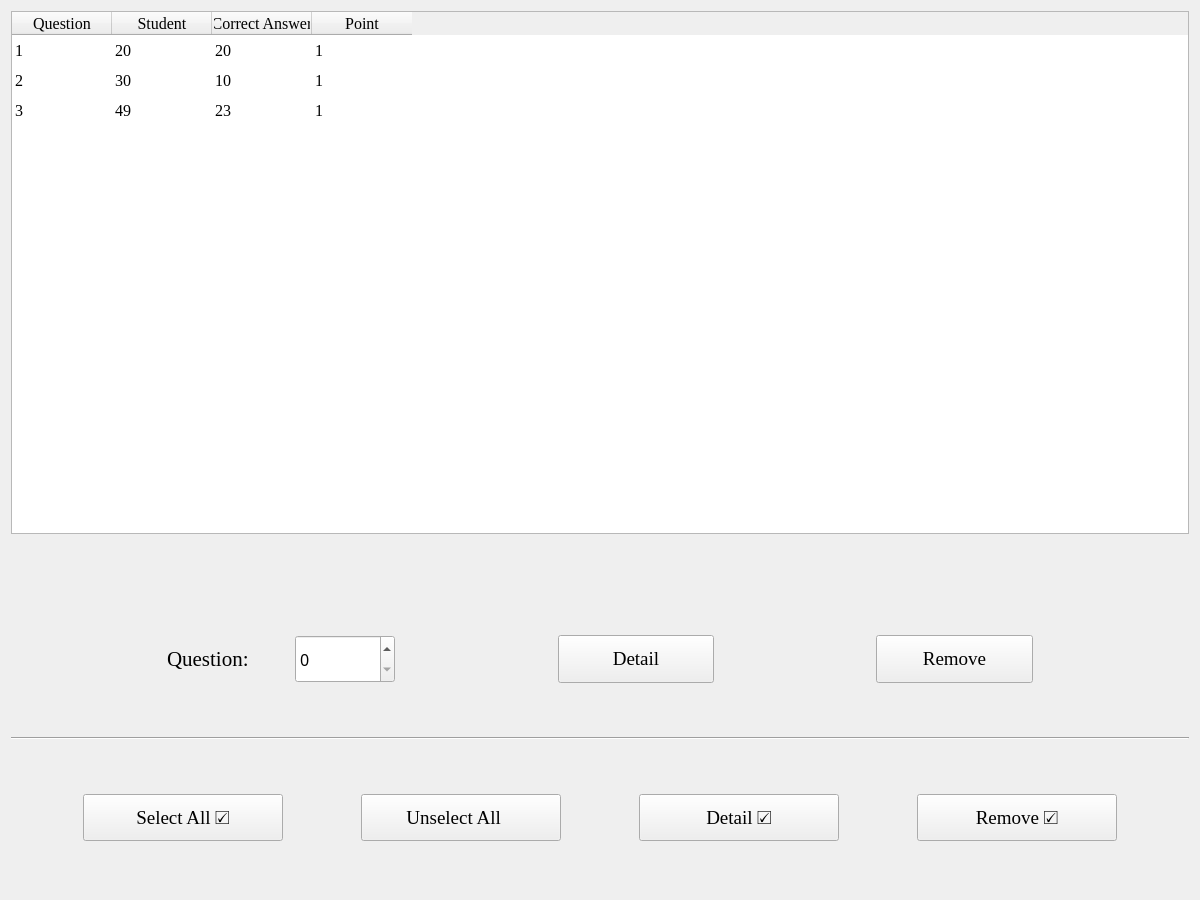
<?xml version="1.0" encoding="UTF-8"?>
<ui version="4.0">
 <class>Form</class>
 <widget class="QWidget" name="Form">
  <property name="geometry">
   <rect>
    <x>0</x>
    <y>0</y>
    <width>1200</width>
    <height>900</height>
   </rect>
  </property>
  <property name="windowTitle">
   <string>Form</string>
  </property>
  <layout class="QVBoxLayout" name="verticalLayout_2" stretch="3,2">
   <item>
    <widget class="QTableWidget" name="tableWidget">
     <property name="font">
      <font>
       <family>Times New Roman</family>
       <pointsize>12</pointsize>
      </font>
     </property>
     <property name="cursor" stdset="0">
      <cursorShape>PointingHandCursor</cursorShape>
     </property>
     <property name="editTriggers">
      <set>QAbstractItemView::NoEditTriggers</set>
     </property>
     <property name="selectionBehavior">
      <enum>QAbstractItemView::SelectRows</enum>
     </property>
     <property name="showGrid">
      <bool>false</bool>
     </property>
     <attribute name="horizontalHeaderVisible">
      <bool>true</bool>
     </attribute>
     <attribute name="horizontalHeaderCascadingSectionResizes">
      <bool>false</bool>
     </attribute>
     <attribute name="verticalHeaderVisible">
      <bool>false</bool>
     </attribute>
     <attribute name="verticalHeaderCascadingSectionResizes">
      <bool>false</bool>
     </attribute>
     <row>
      <property name="text">
       <string/>
      </property>
      <property name="textAlignment">
       <set>AlignCenter</set>
      </property>
     </row>
     <row>
      <property name="text">
       <string/>
      </property>
      <property name="textAlignment">
       <set>AlignCenter</set>
      </property>
     </row>
     <row>
      <property name="text">
       <string/>
      </property>
      <property name="textAlignment">
       <set>AlignCenter</set>
      </property>
     </row>
     <column>
      <property name="text">
       <string>Question</string>
      </property>
      <property name="textAlignment">
       <set>AlignCenter</set>
      </property>
     </column>
     <column>
      <property name="text">
       <string>Student</string>
      </property>
      <property name="textAlignment">
       <set>AlignCenter</set>
      </property>
     </column>
     <column>
      <property name="text">
       <string>Correct Answer</string>
      </property>
      <property name="textAlignment">
       <set>AlignCenter</set>
      </property>
     </column>
     <column>
      <property name="text">
       <string>Point</string>
      </property>
      <property name="textAlignment">
       <set>AlignCenter</set>
      </property>
     </column>
     <item row="0" column="0">
      <property name="text">
       <string>1</string>
      </property>
     </item>
     <item row="0" column="1">
      <property name="text">
       <string>20</string>
      </property>
     </item>
     <item row="0" column="2">
      <property name="text">
       <string>20</string>
      </property>
     </item>
     <item row="0" column="3">
      <property name="text">
       <string>1</string>
      </property>
     </item>
     <item row="1" column="0">
      <property name="text">
       <string>2</string>
      </property>
     </item>
     <item row="1" column="1">
      <property name="text">
       <string>30</string>
      </property>
     </item>
     <item row="1" column="2">
      <property name="text">
       <string>10</string>
      </property>
     </item>
     <item row="1" column="3">
      <property name="text">
       <string>1</string>
      </property>
     </item>
     <item row="2" column="0">
      <property name="text">
       <string>3</string>
      </property>
     </item>
     <item row="2" column="1">
      <property name="text">
       <string>49</string>
      </property>
     </item>
     <item row="2" column="2">
      <property name="text">
       <string>23</string>
      </property>
     </item>
     <item row="2" column="3">
      <property name="text">
       <string>1</string>
      </property>
     </item>
    </widget>
   </item>
   <item>
    <layout class="QVBoxLayout" name="verticalLayout">
     <item>
      <spacer name="verticalSpacer_5">
       <property name="orientation">
        <enum>Qt::Vertical</enum>
       </property>
       <property name="sizeHint" stdset="0">
        <size>
         <width>20</width>
         <height>40</height>
        </size>
       </property>
      </spacer>
     </item>
     <item>
      <spacer name="verticalSpacer_3">
       <property name="orientation">
        <enum>Qt::Vertical</enum>
       </property>
       <property name="sizeHint" stdset="0">
        <size>
         <width>20</width>
         <height>40</height>
        </size>
       </property>
      </spacer>
     </item>
     <item>
      <layout class="QHBoxLayout" name="horizontalLayout">
       <item>
        <spacer name="horizontalSpacer_4">
         <property name="orientation">
          <enum>Qt::Horizontal</enum>
         </property>
         <property name="sizeHint" stdset="0">
          <size>
           <width>40</width>
           <height>20</height>
          </size>
         </property>
        </spacer>
       </item>
       <item>
        <widget class="QLabel" name="label">
         <property name="sizePolicy">
          <sizepolicy hsizetype="Fixed" vsizetype="Preferred">
           <horstretch>0</horstretch>
           <verstretch>0</verstretch>
          </sizepolicy>
         </property>
         <property name="font">
          <font>
           <family>Times New Roman</family>
           <pointsize>16</pointsize>
          </font>
         </property>
         <property name="text">
          <string>Question:</string>
         </property>
        </widget>
       </item>
       <item>
        <spacer name="horizontalSpacer_3">
         <property name="orientation">
          <enum>Qt::Horizontal</enum>
         </property>
         <property name="sizeType">
          <enum>QSizePolicy::Fixed</enum>
         </property>
         <property name="sizeHint" stdset="0">
          <size>
           <width>40</width>
           <height>20</height>
          </size>
         </property>
        </spacer>
       </item>
       <item>
        <widget class="QSpinBox" name="spinBox">
         <property name="sizePolicy">
          <sizepolicy hsizetype="Expanding" vsizetype="Expanding">
           <horstretch>0</horstretch>
           <verstretch>0</verstretch>
          </sizepolicy>
         </property>
         <property name="minimumSize">
          <size>
           <width>50</width>
           <height>40</height>
          </size>
         </property>
         <property name="maximumSize">
          <size>
           <width>100</width>
           <height>50</height>
          </size>
         </property>
         <property name="font">
          <font>
           <family>SimSun-ExtB</family>
           <pointsize>12</pointsize>
          </font>
         </property>
         <property name="maximum">
          <number>999</number>
         </property>
        </widget>
       </item>
       <item>
        <spacer name="horizontalSpacer_2">
         <property name="orientation">
          <enum>Qt::Horizontal</enum>
         </property>
         <property name="sizeHint" stdset="0">
          <size>
           <width>40</width>
           <height>20</height>
          </size>
         </property>
        </spacer>
       </item>
       <item>
        <widget class="QPushButton" name="pushButton_2">
         <property name="sizePolicy">
          <sizepolicy hsizetype="Expanding" vsizetype="Expanding">
           <horstretch>0</horstretch>
           <verstretch>0</verstretch>
          </sizepolicy>
         </property>
         <property name="minimumSize">
          <size>
           <width>150</width>
           <height>40</height>
          </size>
         </property>
         <property name="maximumSize">
          <size>
           <width>400</width>
           <height>100</height>
          </size>
         </property>
         <property name="font">
          <font>
           <family>Times New Roman</family>
           <pointsize>14</pointsize>
          </font>
         </property>
         <property name="cursor">
          <cursorShape>PointingHandCursor</cursorShape>
         </property>
         <property name="text">
          <string>Detail</string>
         </property>
        </widget>
       </item>
       <item>
        <spacer name="horizontalSpacer">
         <property name="orientation">
          <enum>Qt::Horizontal</enum>
         </property>
         <property name="sizeHint" stdset="0">
          <size>
           <width>40</width>
           <height>20</height>
          </size>
         </property>
        </spacer>
       </item>
       <item>
        <widget class="QPushButton" name="pushButton_3">
         <property name="sizePolicy">
          <sizepolicy hsizetype="Expanding" vsizetype="Expanding">
           <horstretch>0</horstretch>
           <verstretch>0</verstretch>
          </sizepolicy>
         </property>
         <property name="minimumSize">
          <size>
           <width>150</width>
           <height>40</height>
          </size>
         </property>
         <property name="maximumSize">
          <size>
           <width>400</width>
           <height>100</height>
          </size>
         </property>
         <property name="font">
          <font>
           <family>Times New Roman</family>
           <pointsize>14</pointsize>
          </font>
         </property>
         <property name="cursor">
          <cursorShape>PointingHandCursor</cursorShape>
         </property>
         <property name="text">
          <string>Remove</string>
         </property>
        </widget>
       </item>
       <item>
        <spacer name="horizontalSpacer_5">
         <property name="orientation">
          <enum>Qt::Horizontal</enum>
         </property>
         <property name="sizeHint" stdset="0">
          <size>
           <width>40</width>
           <height>20</height>
          </size>
         </property>
        </spacer>
       </item>
      </layout>
     </item>
     <item>
      <spacer name="verticalSpacer">
       <property name="orientation">
        <enum>Qt::Vertical</enum>
       </property>
       <property name="sizeType">
        <enum>QSizePolicy::Expanding</enum>
       </property>
       <property name="sizeHint" stdset="0">
        <size>
         <width>20</width>
         <height>13</height>
        </size>
       </property>
      </spacer>
     </item>
     <item>
      <widget class="Line" name="line">
       <property name="orientation">
        <enum>Qt::Horizontal</enum>
       </property>
      </widget>
     </item>
     <item>
      <spacer name="verticalSpacer_2">
       <property name="orientation">
        <enum>Qt::Vertical</enum>
       </property>
       <property name="sizeType">
        <enum>QSizePolicy::Expanding</enum>
       </property>
       <property name="sizeHint" stdset="0">
        <size>
         <width>20</width>
         <height>13</height>
        </size>
       </property>
      </spacer>
     </item>
     <item>
      <layout class="QHBoxLayout" name="horizontalLayout_2">
       <item>
        <spacer name="horizontalSpacer_7">
         <property name="orientation">
          <enum>Qt::Horizontal</enum>
         </property>
         <property name="sizeHint" stdset="0">
          <size>
           <width>40</width>
           <height>20</height>
          </size>
         </property>
        </spacer>
       </item>
       <item>
        <widget class="QPushButton" name="pushButton">
         <property name="sizePolicy">
          <sizepolicy hsizetype="Expanding" vsizetype="Expanding">
           <horstretch>0</horstretch>
           <verstretch>0</verstretch>
          </sizepolicy>
         </property>
         <property name="minimumSize">
          <size>
           <width>200</width>
           <height>40</height>
          </size>
         </property>
         <property name="maximumSize">
          <size>
           <width>400</width>
           <height>100</height>
          </size>
         </property>
         <property name="font">
          <font>
           <family>Times New Roman</family>
           <pointsize>14</pointsize>
          </font>
         </property>
         <property name="cursor">
          <cursorShape>PointingHandCursor</cursorShape>
         </property>
         <property name="whatsThis">
          <string/>
         </property>
         <property name="text">
          <string>Select All ☑️</string>
         </property>
        </widget>
       </item>
       <item>
        <spacer name="horizontalSpacer_9">
         <property name="orientation">
          <enum>Qt::Horizontal</enum>
         </property>
         <property name="sizeHint" stdset="0">
          <size>
           <width>40</width>
           <height>20</height>
          </size>
         </property>
        </spacer>
       </item>
       <item>
        <widget class="QPushButton" name="pushButton_4">
         <property name="sizePolicy">
          <sizepolicy hsizetype="Expanding" vsizetype="Expanding">
           <horstretch>0</horstretch>
           <verstretch>0</verstretch>
          </sizepolicy>
         </property>
         <property name="minimumSize">
          <size>
           <width>200</width>
           <height>40</height>
          </size>
         </property>
         <property name="maximumSize">
          <size>
           <width>400</width>
           <height>100</height>
          </size>
         </property>
         <property name="font">
          <font>
           <family>Times New Roman</family>
           <pointsize>14</pointsize>
          </font>
         </property>
         <property name="cursor">
          <cursorShape>PointingHandCursor</cursorShape>
         </property>
         <property name="whatsThis">
          <string/>
         </property>
         <property name="text">
          <string>Unselect All🔲</string>
         </property>
        </widget>
       </item>
       <item>
        <spacer name="horizontalSpacer_10">
         <property name="orientation">
          <enum>Qt::Horizontal</enum>
         </property>
         <property name="sizeHint" stdset="0">
          <size>
           <width>40</width>
           <height>20</height>
          </size>
         </property>
        </spacer>
       </item>
       <item>
        <widget class="QPushButton" name="pushButton_6">
         <property name="sizePolicy">
          <sizepolicy hsizetype="Expanding" vsizetype="Expanding">
           <horstretch>0</horstretch>
           <verstretch>0</verstretch>
          </sizepolicy>
         </property>
         <property name="minimumSize">
          <size>
           <width>200</width>
           <height>40</height>
          </size>
         </property>
         <property name="maximumSize">
          <size>
           <width>400</width>
           <height>100</height>
          </size>
         </property>
         <property name="font">
          <font>
           <family>Times New Roman</family>
           <pointsize>14</pointsize>
           <weight>50</weight>
           <bold>false</bold>
          </font>
         </property>
         <property name="cursor">
          <cursorShape>PointingHandCursor</cursorShape>
         </property>
         <property name="text">
          <string>Detail ☑️</string>
         </property>
        </widget>
       </item>
       <item>
        <spacer name="horizontalSpacer_8">
         <property name="orientation">
          <enum>Qt::Horizontal</enum>
         </property>
         <property name="sizeHint" stdset="0">
          <size>
           <width>40</width>
           <height>20</height>
          </size>
         </property>
        </spacer>
       </item>
       <item>
        <widget class="QPushButton" name="pushButton_5">
         <property name="sizePolicy">
          <sizepolicy hsizetype="Expanding" vsizetype="Expanding">
           <horstretch>0</horstretch>
           <verstretch>0</verstretch>
          </sizepolicy>
         </property>
         <property name="minimumSize">
          <size>
           <width>200</width>
           <height>40</height>
          </size>
         </property>
         <property name="maximumSize">
          <size>
           <width>400</width>
           <height>100</height>
          </size>
         </property>
         <property name="font">
          <font>
           <family>Times New Roman</family>
           <pointsize>14</pointsize>
          </font>
         </property>
         <property name="cursor">
          <cursorShape>PointingHandCursor</cursorShape>
         </property>
         <property name="text">
          <string>Remove ☑️</string>
         </property>
        </widget>
       </item>
       <item>
        <spacer name="horizontalSpacer_6">
         <property name="orientation">
          <enum>Qt::Horizontal</enum>
         </property>
         <property name="sizeHint" stdset="0">
          <size>
           <width>40</width>
           <height>20</height>
          </size>
         </property>
        </spacer>
       </item>
      </layout>
     </item>
     <item>
      <spacer name="verticalSpacer_4">
       <property name="orientation">
        <enum>Qt::Vertical</enum>
       </property>
       <property name="sizeHint" stdset="0">
        <size>
         <width>20</width>
         <height>40</height>
        </size>
       </property>
      </spacer>
     </item>
    </layout>
   </item>
  </layout>
 </widget>
 <resources/>
 <connections/>
</ui>
